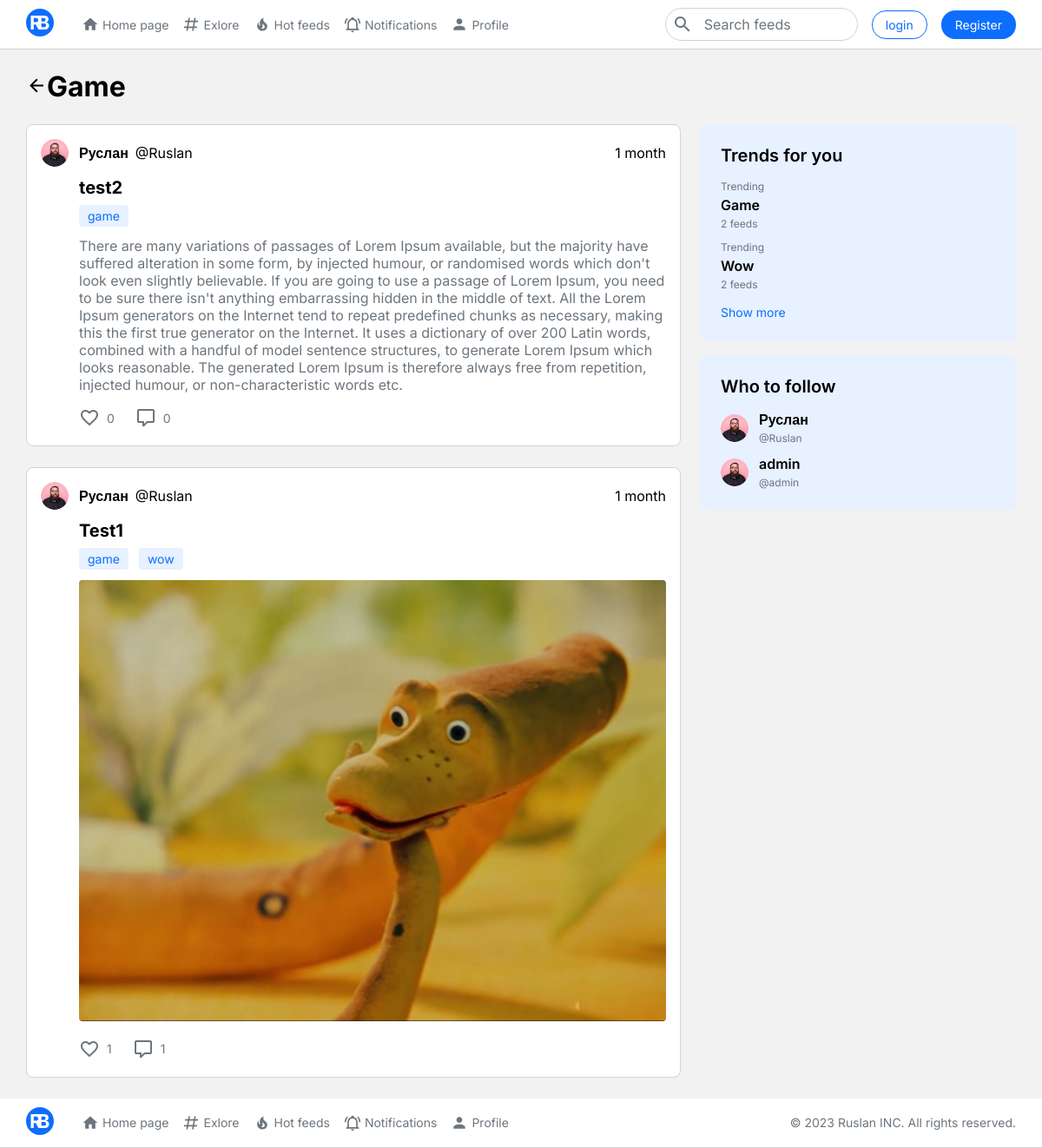
/tag/game/, run on an earlier commit of the app's database.
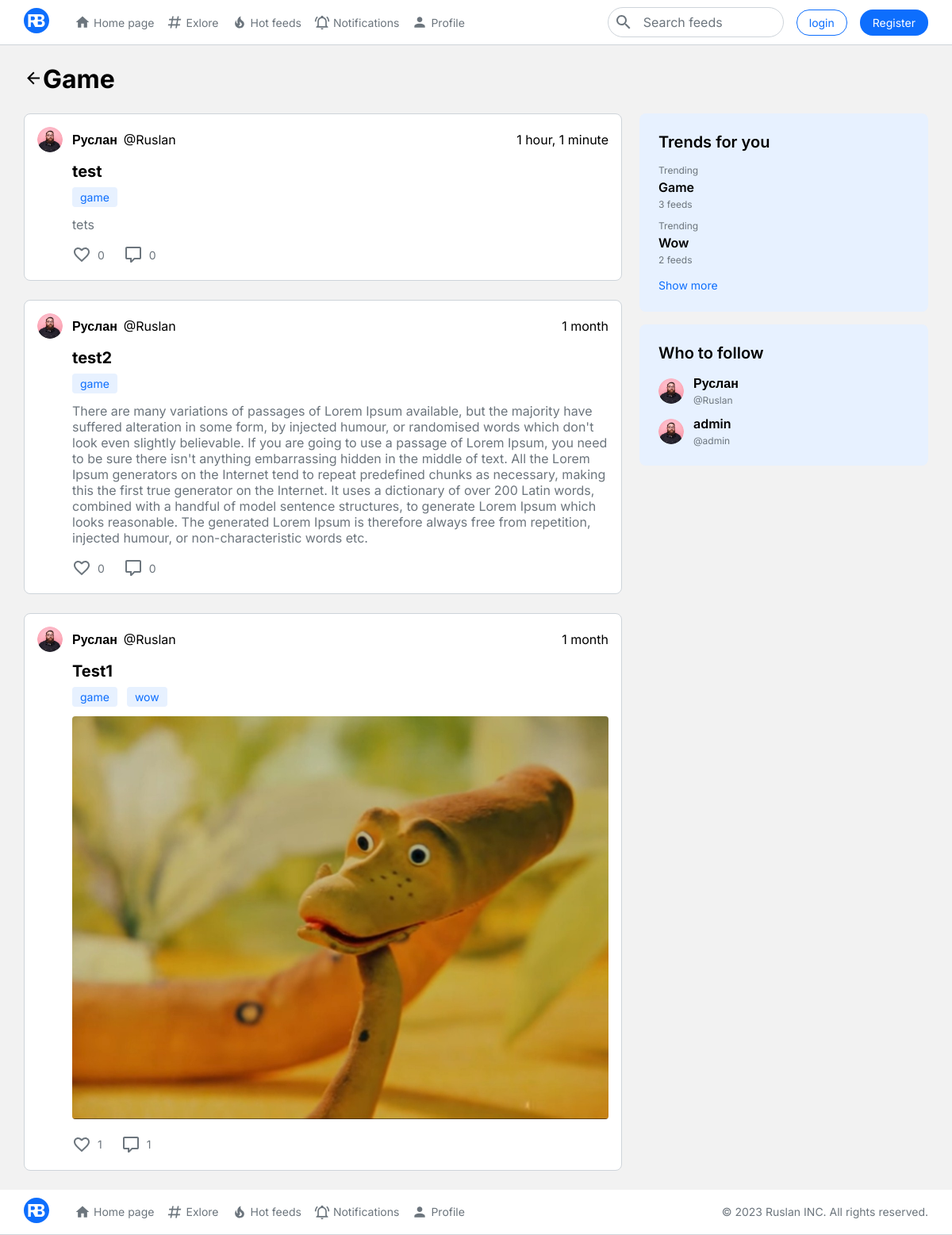
And on a later commit of the database.
### blog/models.py (models this page shows, shortened)
class Tags(models.Model):
    text = models.CharField('Текст', max_length=100)

class Post(models.Model):
    title = models.CharField('Название', max_length=300)
    text = models.TextField('Текст поста', blank=True, null=True)
    poster = models.ImageField("Постер", upload_to="blog/", blank=True, null=True)
    draft = models.BooleanField("Черновик", default=False)
    owner = models.ForeignKey(User, verbose_name="Владелец", on_delete=models.CASCADE)
    date = models.DateTimeField(auto_now_add=True, verbose_name="дата создания", blank=True)
    tag = models.ManyToManyField(Tags, verbose_name='теги', related_name='tag_post')

### users/models.py (models this page shows)
class User(AbstractUser):
    bio = models.TextField(_("bio"), max_length=500, blank=True)

### blog/views.py (the view)
# urls.py: path("tag/<slug:slug>/", TagPost.as_view(), name='tag_post'),
class TagPost(Posts_list_base):
    template_name = "blog/post_list_tags.html"
    def get_data(self, slug):
        context = super().get_data()
        post_queryset = Post.objects.filter(draft=False, tag__text=slug).order_by("-date")
        posts_data = self.get_post_data(post_queryset)
        context.update({
            'posts_list': posts_data,
            'page_name': slug.capitalize()
        })
        return context

### blog/views.py (called while the page is built)
    def get_top_followers(self, count=5):
        return User.objects.annotate(followers_count=Count('followers')).all().order_by('-followers_count')[:count]

    def get_top_tags(self, count):
        querry = Tags.objects.annotate(post_count=Count('tag_post')).all().order_by('-post_count')[:count]
        return querry

    def get_post_data(self, queryset):
        data = list()
        for post in queryset:
            likes = Like.objects.filter(post=post)
            comments = Reviews.objects.filter(post=post)
            post_data = {
                'post_data': post,
                'likes': likes,
                'comments': comments,
                'user_likes': [i['user'] for i in Like.objects.values('user').filter(post=post)],
            }
            data.append(post_data)
        return data

    def get_data(self):
        context = {
            'top_tags': self.get_top_tags(count=3),
            'top_users': self.get_top_followers(),
            'get_following': self.get_following() if self.request.user!=self.anonimys else None,
        }
        return context

    def get(self, request, **kwargs):
        if 'slug' in kwargs:
            context = self.get_data(kwargs.get('slug'))
        else:
            context = self.get_data()
        return render(request, self.template_name, context)

### templates/blog/post_list_tags.html
{% extends 'blog/page_layout.html' %}
{% block contant %}
	<div class="contant">
		<div class="container">
			{% include "include/title_with_back.html" %}
			<div class="row">
				<div class="col-lg-8">
					{% for post in posts_list %}
                    	{% include "include/post.html" with post=post %}
					{% endfor %}
				</div>
				<div class="col-lg-4">
					<div class="sticky">
						{% include "include/topic_block.html" %}
						{% include "include/popular-block.html" %}
					</div>
				</div>
			</div>
		</div>
	</div>
{% endblock %}

### templates/blog/page_layout.html
{% extends 'base.html' %}
{% block header %}
    {% include "include/header.html" %}
{% endblock %}
{% block footer %}
    {% include "include/footer.html" %}
{% endblock %}

### templates/base.html (shortened to what this page needs)
{% load static %}
<!DOCTYPE html>
<html lang="en">
<head>
	<link rel="stylesheet" href="{% static 'css/bootstrap-grid.css' %}">
	<link rel="stylesheet" href="{% static 'css/style.css' %}">
	<link rel="stylesheet" href="{% static 'css/adaptive.css' %}">
</head>
<body>
	{% block header %}
    {% endblock %}
	{% block contant %}
	{% endblock %}
	{% block footer %}
    {% endblock %}
</body>
</html>

### templates/include/header.html (shortened to what this page needs)
{% load static %}
<header class="bg_white header fixed d-flex align-items-center">
    <div class="container">
        <div class="row">
            <div class="col">
                <div class="d-flex justify-content-between align-items-center">
                    <div class="d-flex align-items-center">
                        <div class="logo">
                        </div>
                        {% include "include/naw.html" %}
                    </div>
                    <div class="d-flex align-items-center search_box">
                        <div class="search">
                            <input type="text" name="" id="" placeholder="Search feeds">
                        </div>
                        {% if user.is_authenticated %}
                            <div class="profile">
                                <a href="{% url 'logout' %}"><p>{{ user }}</p></a>
                                <img src="{% static 'img/profile.png' %}" alt="">
                            </div>
                        {% else %}
                            <a href="{% url 'login' %}" class="btn btn-outline-primary margin-l"><p>login</p></a>
                            <a href="{% url 'register' %}" class="btn btn-primary margin-l"><p>Register</p></a>
                        {% endif %}
                    </div>
                </div>
            </div>
        </div>
    </div>
</header>

### templates/include/naw.html (shortened to what this page needs)
<ul class="menu">
    <li>
        <a href="{% url 'home' %}">
            <div class="naw_icon">
                <svg width="20" height="20" viewBox="0 0 20 20" xmlns="http://www.w3.org/2000/svg">
                    <path d="M8.33268 16.6667V11.6667H11.666V16.6667H15.8327V10H18.3327L9.99935 2.5L1.66602 10H4.16602V16.6667H8.33268Z"/>
                </svg>
            </div>
            <p>Home page</p>
        </a>
    </li>
    <li>
        <a href="">
            <div class="naw_icon">
            </div>
            <p>Exlore</p>
        </a>
    </li>
    <li>
        <a href="{% url 'hot' %}">
            <div class="naw_icon">
            </div>
            <p>Hot feeds</p>
        </a>
    </li>
    <li>
        <a href="">
            <div class="naw_icon">
            </div>
            <p>Notifications</p>
        </a>
    </li>
    <li>
        <a href="">
            <div class="naw_icon">
            </div>
            <p>Profile</p>
        </a>
    </li>
</ul>

### templates/include/title_with_back.html (shortened to what this page needs)
<div class="row">
    <div class="col">
        <div class="page_title_block">
            <h1 class="page_title d-flex align-items-center">
                <a href="{% url 'home' %}">
                    <svg width="24" height="25" viewBox="0 0 24 25" xmlns="http://www.w3.org/2000/svg">
                        <path d="M20.0002 11.5V13.5H8.00016L13.5002 19L12.0802 20.42L4.16016 12.5L12.0802 4.57996L13.5002 5.99996L8.00016 11.5H20.0002Z"/>
                    </svg>
                </a>
                {{ page_name }}
            </h1>
        </div>
    </div>
</div>

### templates/include/post.html (shortened to what this page needs)
{% load static %}
<div class="block_page post">
    <div class="post_header d-flex justify-content-between align-items-center">
        <div class="d-flex align-items-center">
            <img src="{% static 'img/profile.png' %}" alt="" class="profile_img">
            {% if post.post_data.owner.first_name %}
                <h3 class="name">{{ post.post_data.owner.first_name }}</h3>
            {% else %}
                <h3 class="name">{{ post.post_data.owner.username }}</h3>
            {% endif %}
            <p class="text">@{{ post.post_data.owner.username }} </p>
        </div>
        <p class="text">{{ post.post_data.date|timesince }}</p>
    </div>
    <div class="post_title">
        <h3 class="name">{{ post.post_data.title }}</h3>
        <div class="topic_group d-flex flex-wrap">
            {% for tag in post.post_data.tag.all %}
                <div class="badges">
                    <a href="{% url 'tag_post' tag.text %}"><p>{{ tag.text }}</p></a>
                </div>
            {% endfor %}
        </div>
    </div>
    <div class="post_body">
        {% if post.post_data.poster %}
            <img src="{{post.post_data.poster.url}}" alt="" class="post_img">
        {% else %}
            <p class="text">{{ post.post_data.text }}</p>
        {% endif %}
        <div class="post_control d-flex">
            <form action="{% url 'like' %}" method="post">
                <div class="like">
                    <button type="submit" {% if not user.is_authenticated %} disabled {% endif %}>
                        <div class="d-flex align-items-center">
                            {% if user.id in post.user_likes %}
                            <div class="like_img is_like_img d-flex justify-content-center align-items-center">
                                <svg width="24" height="24" viewBox="0 0 24 24" xmlns="http://www.w3.org/2000/svg">
                                    <path d="M16.5 2.65C14.76 2.65 13.09 3.46 12 4.73C10.91 3.46 9.24 2.65 7.5 2.65C4.42 2.65 2 5.06 2 8.15C2 11.92 5.4 15.01 10.55 19.68L12 21L13.45 19.68C18.6 15.01 22 11.92 22 8.15C22 5.06 19.58 2.65 16.5 2.65Z"/>
                                </svg>
                            </div>
                            {% else %}
                            <div class="like_img d-flex justify-content-center align-items-center">
                            </div>
                            {% endif %}
                            <p>{{ post.likes.count }}</p>
                        </div>
                    </button>
                </div>
            </form>
            <div class="comment">
                <a href="">
                    <div class="d-flex align-items-center">
                        <div class="comment_img d-flex justify-content-center align-items-center">
                        </div>
                        <p>{{ post.comments.count }}</p>
                    </div>
                </a>
            </div>
        </div>
    </div>
</div>

### templates/include/topic_block.html
<div class="block_page_secondary">
    <h3 class="name">Trends for you</h3>
    <div class="topic_block">
        {% for topic in top_tags %}
        <div class="topic">
            <p class="text">Trending</p>
            <a href="{% url 'tag_post' topic.text %}"><h3 class="name">{{ topic.text|title }}</h3></a>
            <p class="text">{{ topic.post_count }} feeds</p>
        </div>
        {% endfor %}
    </div>
    <a href="" class="show">Show more</a>
</div>

### templates/include/popular-block.html (shortened to what this page needs)
{% load static %}
<div class="block_page_secondary">
    <h3 class="name">Who to follow</h3>
    <div class="profile_block">
        {% for top_user in top_users %}
        <div class="profile d-flex justify-content-between align-items-center">
            <div class="prifile_data d-flex align-items-center">
                <img src="{% static 'img/profile.png' %}" alt="" class="profile_img">
                <div class="text_data">
                    {% if top_user.first_name %}
                        <a href=""><p class="name">{{ top_user.first_name }}</p></a>
                    {% else %}
                        <a href=""><p class="name">{{ top_user.username }}</p></a>
                    {% endif %}
                    <p class="text">@{{ top_user.username }}</p>
                </div>
            </div>
        </div>
        {% endfor %}
    </div>
</div>

### templates/include/footer.html (shortened to what this page needs)
<footer class="bg_white header d-flex align-items-center">
    <div class="container">
        <div class="row">
            <div class="col">
                <div class="d-flex justify-content-between align-items-center">
                    <div class="d-flex align-items-center">
                        <div class="logo">
                        </div>
                        {% include "include/naw.html" %}
                    </div>
                    <div class="d-flex align-items-center rools">
                        <a href="{% url 'terms' %}">
                            <p>© 2023 Ruslan INC. All rights reserved.</p>
                        </a>
                    </div>
                </div>
            </div>
        </div>
    </div>
</footer>

What changed in the data, as far as the page shows it:
computed for Tags "Game": post_count "2" → "3"
added Post: post_data.owner.first_name "Руслан", post_data.owner.username "Ruslan", post_data "1 hour, 1 minute", post_data "test", post_data.text "tets", likes.count "0", comments.count "0", Tags (text "game")
